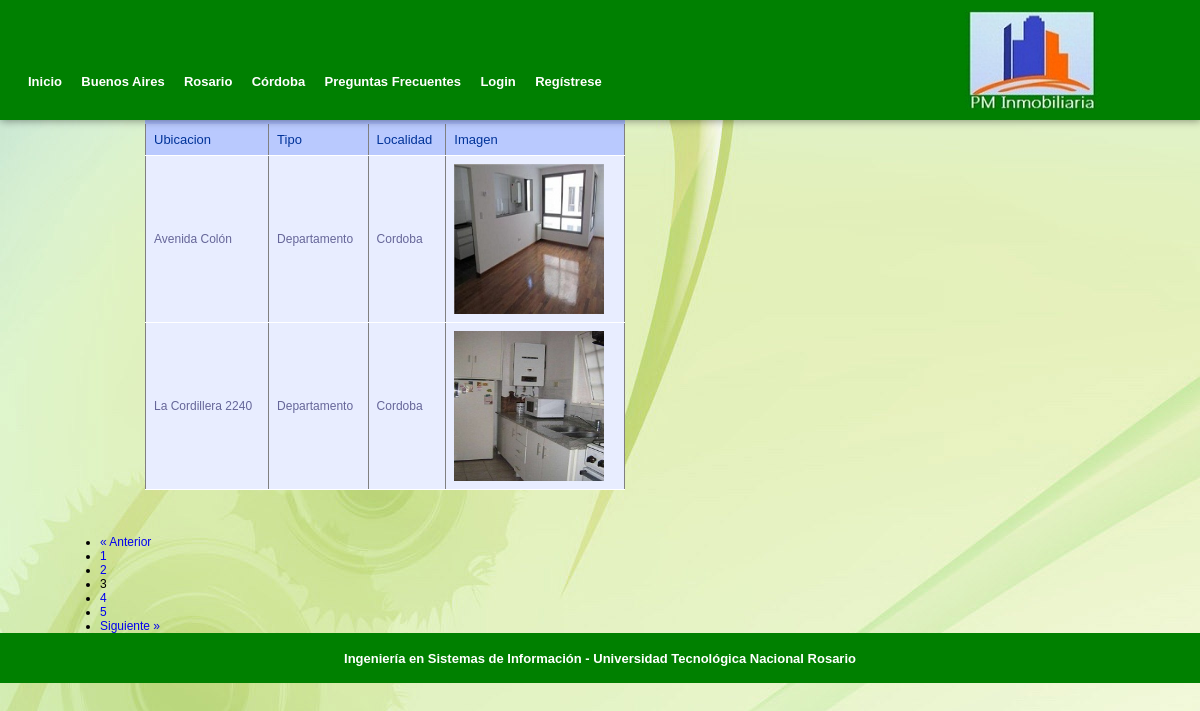
Screenshot of /departamentos.php?page=3 with the database file from the repository.
### tables this page shows
CREATE TABLE `inmuebles` (
  `id` varchar(10) NOT NULL,
  `ubicacion` varchar(30) NOT NULL,
  `tipo` int(15) NOT NULL,
  `estado` varchar(12) NOT NULL,
  `localidad` int(20) NOT NULL,
  `provincia` int(20) NOT NULL,
  `imagen` varchar(20) NOT NULL,
  PRIMARY KEY (`id`)
);

CREATE TABLE `tipo` (
  `idTipo` varchar(25) NOT NULL,
  `descripcionTipo` varchar(25) NOT NULL,
  PRIMARY KEY (`idTipo`)
);

CREATE TABLE `localidad` (
  `idLocalidad` varchar(20) NOT NULL,
  `nombreLocalidad` varchar(25) NOT NULL,
  `idProvincia` varchar(20) NOT NULL,
  PRIMARY KEY (`idLocalidad`)
);

### departamentos.php (the view, shortened to what this page needs)
<!DOCTYPE html PUBLIC "-//W3C//DTD XHTML 1.0 Transitional//EN" "http://www.w3.org/TR/xhtml1/DTD/xhtml1-transitional.dtd">
<html xmlns="http://www.w3.org/1999/xhtml">
<head>
<link rel="stylesheet" type="text/css" href="header.css"/>
<link rel="stylesheet" type="text/css" href="posicionamientoPrincipal.css"/>
<link rel="stylesheet" type="text/css" href="estiloPrincipal.css"/>
<link rel="stylesheet" type="text/css" href="base.css"/>
<link rel="stylesheet" type="text/css" href="elementos.css"/>
<link rel="stylesheet" type="text/css" href="footer.css"/>
<link rel="stylesheet" type="text/css" href="body.css"/>
<link rel="stylesheet" type="text/css" href="botones.css"/>
<link rel="stylesheet" type="text/css" href="Tablas.css"/>
</head>
<body>
<div id="header">
          <div id="cont_header_h">
            <div id="menu_header_h">
			<?php
			  if(isset($_SESSION['usuario']))
			  { ?>
			<a href="principalUsuario.php" target="_self" >Inicio</a>
			<a href="BuenosAiresLogueado.php" target="_self"  >Buenos Aires</a>
			<a href="RosarioLogueado.php" target="_self" >Rosario</a>
			<a href="CordobaLogueado.php" target="_self" >Córdoba</a>
			<a href="PreguntasFrecuentes.php" target="_self" >Preguntas Frecuentes</a>
			<a href="Contacto.php" target="_self"  >Contacto</a>
			<a href="Newsletter.php" target="_self">Newsletter</a>
			<?php	} else if (isset($_SESSION['admin']))
			{
		?><a href="principalAdministrador.php" target="_self" >Inicio</a>
		  <a href="MenuAdmin.html" target="_self" >Admin</a>
		   <?php } else { ?>
		   <a href="index.php" target="_self" >Inicio</a>
			<a href="BuenosAires.php" target="_self"  >Buenos Aires</a>
			<a href="Rosario.php" target="_self" >Rosario</a>
			<a href="Cordoba.php" target="_self" >Córdoba</a>
			<a href="PreguntasFrecuentes.php" target="_self" >Preguntas Frecuentes</a>
			<a href="Login.html" target="_self" >Login</a>
			<a href="Registro.html" target="_self" >Regístrese</a>
			<?php } ?>
			</div>
		  </div>
		  <?php if(isset($_SESSION['usuario']))
		  { ?>
		  <a href="principalUsuario.php"><img class="logo" src="imagen/logo.jpg" alt="Imagen Logo"
				title="Imagen Logo" /></a>
		  <?php } else if(isset($_SESSION['admin'])) { ?>
           <a href="principalAdmin.php"><img class="logo" src="imagen/logo.jpg" alt="Imagen Logo"
				title="Imagen Logo" /></a>
		   <?php } else {?>
		  <a href="index.php"><img class="logo" src="imagen/logo.jpg" alt="Imagen Logo"
				title="Imagen Logo" /></a>
            <?php } ?>
</div>
<div id="contenido">
<?php
include("conexion.inc");
if(isset($_GET['page']))
{
    $page= $_GET['page'];
}
else
{
    $page=1;
}
$consulta="SELECT * FROM inmuebles INNER JOIN localidad ON
inmuebles.localidad=localidad.idLocalidad INNER JOIN tipo ON
inmuebles.tipo=tipo.idTipo INNER JOIN precio ON
inmuebles.id=precio.idInmueble
WHERE tipo.descripcionTipo='Departamento'
AND precio.fechaDesde<=CURRENT_DATE
GROUP BY inmuebles.id";
$datos=mysql_query($consulta,$link);
$num_rows=mysql_num_rows($datos);
$rows_per_page= 2;
$lastpage= ceil($num_rows / $rows_per_page);
$page=(int)$page;
$limit= 'LIMIT '. ($page -1) * $rows_per_page . ',' .$rows_per_page;
$consulta .=" $limit";
$resultado=mysql_query($consulta,$link);
if(!$resultado)
{
        die('Invalid query: ' . mysql_error());
}
else
{
      ?> <table border="1">
			<thead>
	      		<tr><th>Ubicacion</th><th>Tipo</th><th> Localidad</th><th>Imagen</th></tr>
	      	</thead>
	      	<tbody>
    <?php while($row =  mysql_fetch_assoc($resultado))
    	  {  ?>
        	<tr>
            <td><?php echo ($row['ubicacion']); ?></td>
            <td><?php echo ($row['descripcionTipo']); ?></td>
			<td><?php echo ($row['nombreLocalidad']); ?></td>
			<td><img src="imagen/<?php echo ($row['imagen']); ?>" width="150" height="150" alt="Imagen departamento"
				title="Imagen departamento" /></td>
</tr>
   <?php  } ?>
      		</tbody>
      	</table>
<?php
	if($num_rows != 0)
	{
	   $nextpage= $page +1;
	   $prevpage= $page -1;
	   ?><ul id="pagination-digg"><?php
		   if ($page == 1)
		   {
		 	?>
		      <li class="previous-off">&laquo; Anterior</li>
		      <li class="active">1</li>
		 <?php
			  for($i= $page+1; $i<= $lastpage ; $i++)
			  {?>
			  	<li><a href="departamentos.php?page=<?php echo $i;?>"><?php echo $i;?></a></li>
		<?php }
			if($lastpage >$page )
			{?>
		    	<li class="next"><a href="departamentos.php?page=<?php echo $nextpage;?>" >Siguiente &raquo;</a></li><?php
			}
			else
			{?>
				<li class="next-off">Siguiente &raquo;</li>
		<?php
			}
		}
		else
		{
		?>
		 	<li class="previous"><a href="departamentos.php?page=<?php echo $prevpage;?>">&laquo; Anterior</a></li><?php
			 for($i= 1; $i<= $lastpage ; $i++)
			 {
		  		if($page == $i)
		  		{
			?>		<li class="active"><?php echo $i;?></li><?php
				}
				else
				{
			?>		<li><a href="departamentos.php?page=<?php echo $i;?>" ><?php echo $i;?></a></li><?php
				}
			}
	        if($lastpage >$page )
	        {	?>
	        	<li class="next"><a href="departamentos.php?page=<?php echo $nextpage;?>">Siguiente &raquo;</a></li><?php
		    }
		    else
		    {
		?> 		<li class="next-off">Siguiente &raquo;</li><?php
		  	}
		}
	?></ul></div><?php
	}
}
?>
<div id="footer"><div id="footerhijo">Ingeniería en Sistemas de Información - Universidad Tecnológica Nacional Rosario</div></div>
</body>
</html>

### header.css (style rules this page uses)
a, a img { border:none; text-decoration:none; outline:none; }
* { margin:0; padding:0; }
#header { float:left; border-color:#009900; }
#cont_header_h { float:left; width:850px; height:110px; margin-left:20px; overflow:hidden; position:relative; }
.logo { position:absolute; top:10px; right:100px; float:left; width:135px; height:100px; }
#menu_header_h { float:left; position:absolute; bottom: 10px; right:100px; width:750px; }
#menu_header_h a { display:inline-block; height:33px; font:bold 13px Arial, Helvetica, sans-serif; color:#FFFFFF; margin-top:37px; text-align:center; padding: 5px 8px 0 8px; line-height: 30px; }

### posicionamientoPrincipal.css (style rules this page uses)
body { background-image:url(imagen/Fondo.jpg); }
#contenido { margin-left:100px; clear:left; }

### base.css (style rules this page uses)
a, a img { border:none; outline:none; text-decoration:none; }
* { margin:0; padding:0; }
body { background-color:#F4F4F4; font-family:Arial, Helvetica, sans-serif; font-size:12px; font-style:normal; font-variant:normal; font-weight:normal; line-height:normal; margin:0; }
#header { -webkit-box-shadow:rgba(0, 0, 0, 0.4) 1px 1px 8px; background-image:url(imagen/fondoheader.jpg); box-shadow:rgba(0, 0, 0, 0.4) 1px 1px 8px; height:120px; overflow:hidden; position:relative; width:100%; z-index:10; }
#footer { background-color:#008000; background-position:50% 100%; overflow:hidden; width:100%; height:50px; text-align:center; display: table; font:bold 13px Arial, Helvetica, sans-serif; }
#footerhijo { display: table-cell; vertical-align: middle; color:#FFFFFF; }

### footer.css (style rules this page uses)
* { margin:0; padding:0; }

### body.css (style rules this page uses)
a, a img { border:none; text-decoration:none; outline:none; }
* { margin:0; padding:0; }

### Tablas.css (style rules this page uses)
table { font-family: "Lucida Sans Unicode", "Lucida Grande", Sans-Serif; font-size: 12px; margin: 45px; width: 480px; text-align: left; border-collapse: collapse; }
th { font-size: 13px; font-weight: normal; padding: 8px; background: #b9c9fe; border-top: 4px solid #aabcfe; border-bottom: 1px solid #fff; color: #039; }
td { padding: 8px; background: #e8edff; border-bottom: 1px solid #fff; color: #669; border-top: 1px solid transparent; }

### rows the page displays
inmuebles: ubicacion "Avenida Colón", tipo.descripcionTipo "Departamento", localidad.nombreLocalidad "Cordoba", imagen (picture)
inmuebles: ubicacion "La Cordillera 2240", tipo.descripcionTipo "Departamento", localidad.nombreLocalidad "Cordoba", imagen (picture)
